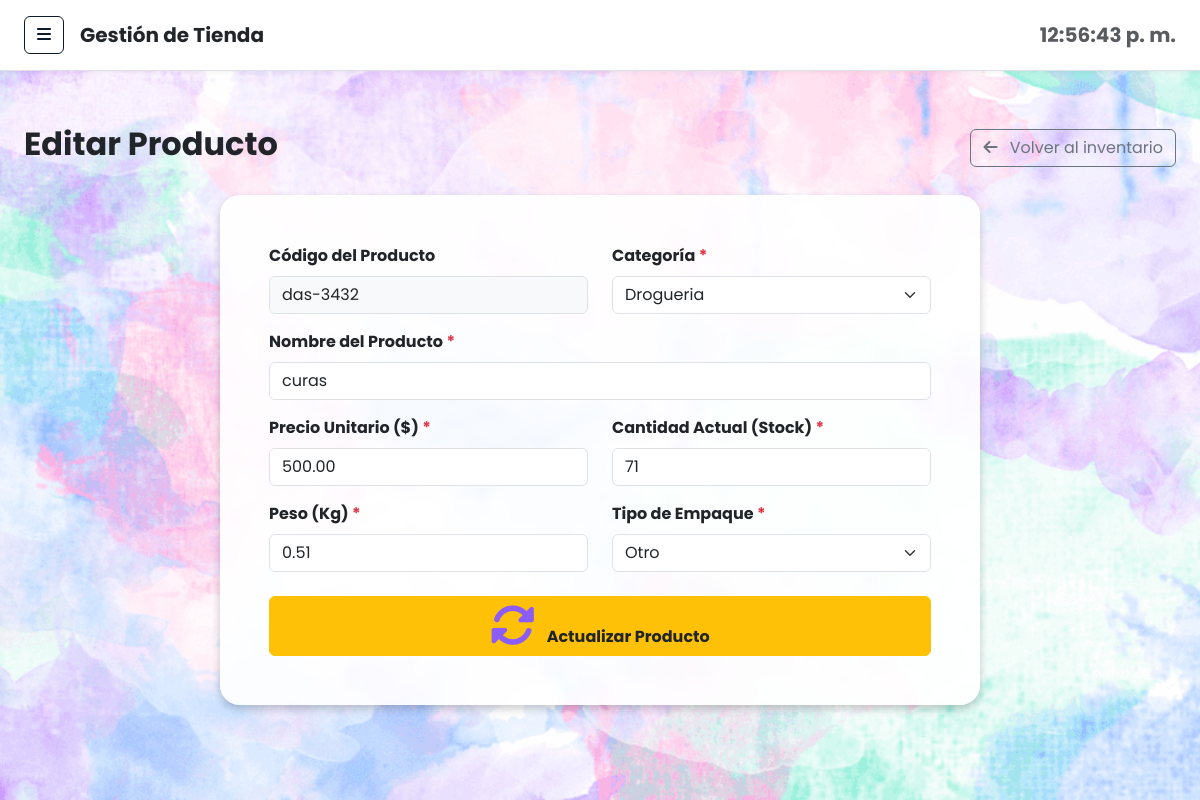
The page /producto/editar.php?id=das-3432 on the database its author committed.
### tables this page shows
CREATE TABLE `producto` (
  `codigo` varchar(20) NOT NULL,
  `id_categoria` int NOT NULL,
  `nombre` varchar(100) NOT NULL,
  `peso` decimal(10,2) NOT NULL,
  `cantidad_almacenada` int NOT NULL DEFAULT '0',
  `tipo_empaque` enum('Carton','Plastico','Otro') NOT NULL,
  `precio_unitario` decimal(10,2) NOT NULL
);

CREATE TABLE `categoria` (
  `id_categoria` int NOT NULL,
  `nombre` varchar(50) NOT NULL,
  `porcentaje_impuesto` decimal(5,2) NOT NULL,
  `stock_minimo` int NOT NULL DEFAULT '5'
);

### producto/editar.php (the view, shortened to what this page needs)
<?php
require_once '../config/conexion.php';
if (isset($_GET['id'])) {
    $id_get = $conexion->real_escape_string($_GET['id']);
    $query_select = "SELECT * FROM Producto WHERE codigo = '$id_get'";
    $resultado = $conexion->query($query_select);
    if ($resultado->num_rows > 0) {
        $producto = $resultado->fetch_assoc();
    } else {
        header("Location: selecionar.php");
        exit();
    }
} elseif ($_SERVER['REQUEST_METHOD'] != 'POST') {
    header("Location: selecionar.php");
    exit();
}
$query_categorias = "SELECT id_categoria, nombre FROM Categoria";
$resultado_categorias = $conexion->query($query_categorias);
include '../includes/header.php';
include '../includes/sidebar.php';
?>
<div class="d-flex justify-content-between align-items-center mb-4">
    <h2 class="text-dark fw-bold">Editar Producto</h2>
    <a href="selecionar.php" class="btn btn-outline-secondary">
        <i class="fas fa-arrow-left me-2"></i> Volver al inventario
    </a>
</div>
<div class="row justify-content-center">
    <div class="col-md-10 col-lg-8">
        <div class="card shadow-sm border-0">
            <div class="card-body p-4">
                <form action="editar.php" method="POST">
                    <div class="row">
                        <div class="col-md-6 mb-3">
                            <label for="codigo" class="form-label fw-bold">Código del Producto</label>
                            <input type="text" class="form-control bg-light" id="codigo" name="codigo" value="<?= $producto['codigo'] ?>" readonly>
                        </div>
                        <div class="col-md-6 mb-3">
                            <label for="id_categoria" class="form-label fw-bold">Categoría <span class="text-danger">*</span></label>
                            <select class="form-select" id="id_categoria" name="id_categoria" required>
                                <?php while ($cat = $resultado_categorias->fetch_assoc()): ?>
                                    <option value="<?= $cat['id_categoria'] ?>" <?= ($cat['id_categoria'] == $producto['id_categoria']) ? 'selected' : '' ?>>
                                        <?= $cat['nombre'] ?>
                                    </option>
                                <?php endwhile; ?>
                            </select>
                        </div>
                    </div>
                    <div class="mb-3">
                        <label for="nombre" class="form-label fw-bold">Nombre del Producto <span class="text-danger">*</span></label>
                        <input type="text" class="form-control" id="nombre" name="nombre" value="<?= $producto['nombre'] ?>" required>
                    </div>
                    <div class="row">
                        <div class="col-md-6 mb-3">
                            <label for="precio_unitario" class="form-label fw-bold">Precio Unitario ($) <span class="text-danger">*</span></label>
                            <input type="number" step="0.01" min="0" class="form-control" id="precio_unitario" name="precio_unitario" value="<?= $producto['precio_unitario'] ?>" required>
                        </div>
                        <div class="col-md-6 mb-3">
                            <label for="cantidad_almacenada" class="form-label fw-bold">Cantidad Actual (Stock) <span class="text-danger">*</span></label>
                            <input type="number" min="0" class="form-control" id="cantidad_almacenada" name="cantidad_almacenada" value="<?= $producto['cantidad_almacenada'] ?>" required>
                        </div>
                    </div>
                    <div class="row">
                        <div class="col-md-6 mb-4">
                            <label for="peso" class="form-label fw-bold">Peso (Kg) <span class="text-danger">*</span></label>
                            <input type="number" step="0.01" min="0" class="form-control" id="peso" name="peso" value="<?= $producto['peso'] ?>" required>
                        </div>
                        <div class="col-md-6 mb-4">
                            <label for="tipo_empaque" class="form-label fw-bold">Tipo de Empaque <span class="text-danger">*</span></label>
                            <select class="form-select" id="tipo_empaque" name="tipo_empaque" required>
                                <option value="Otro" <?= ($producto['tipo_empaque'] == 'Otro') ? 'selected' : '' ?>>Otro</option>
                            </select>
                        </div>
                    </div>
                    <div class="d-grid gap-2">
                        <button type="submit" class="btn btn-warning text-dark fw-bold">
                            <i class="fas fa-sync-alt me-2"></i> Actualizar Producto
                        </button>
                    </div>
                </form>
            </div>
        </div>
    </div>
</div>
<?php
include '../includes/footer.php';
?>

### css/estilos.css (style rules this page uses)
* { margin: 0; padding: 0; box-sizing: border-box; font-family: 'Poppins', sans-serif; }
body { display: flex; background: #f4f7fe; }
.card { background: white; padding: 25px; border-radius: 20px; display: flex; justify-content: space-between; align-items: center; box-shadow: 0 4px 20px rgba(0,0,0,0.05); transition: 0.3s; }
.card i { font-size: 45px; color: #3b82f6; }
.card i { color: #8b5cf6; }
body { background-color: #f4f6f9; overflow-x: hidden; margin: 0; }

### includes/header.php (style rules this page uses)
body, #page-content-wrapper { background-image: url('/Proyecto/img/fondo.png') !important; background-size: cover !important; background-position: center !important; background-repeat: no-repeat !important; background-attachment: fixed !important; }
.card { background-color: rgba(255, 255, 255, 0.90) !important; box-shadow: 0 4px 8px rgba(0, 0, 0, 0.2) !important; backdrop-filter: blur(4px); }

### rows shown on the page
producto: codigo "das-3432", id_categoria "Drogueria", nombre "curas", precio_unitario "500.00", cantidad_almacenada "71", peso "0.51", tipo_empaque "Otro"
